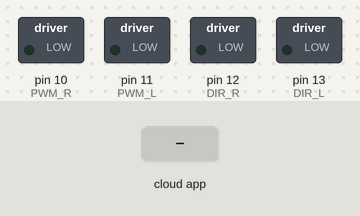
Bench run of a sketch on a simulated Arduino Uno, built with avr-gcc and run on an emulated ATmega328P. Parts: switched loads named in the sketch (green lamp = pin HIGH). The inputs (shaded band) are chosen by the test bench. The ROS host is connected and sends only what is stated.

Above: at 1.2 s.
1.3 s: the phone or cloud app sets linear.x to -100
At 2.5 s:
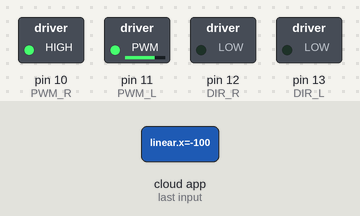
2.8 s: the phone or cloud app sets angular.z to -100
At 3.7 s:
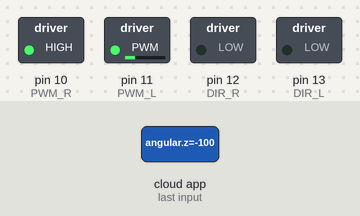
4.3 s: the phone or cloud app sets linear.x to 0
At 4.8 s:
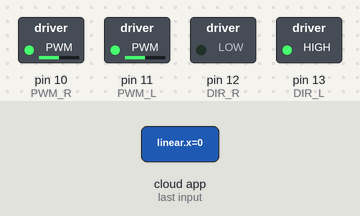
5.8 s: the phone or cloud app sets angular.z to 0
At 7.0 s:
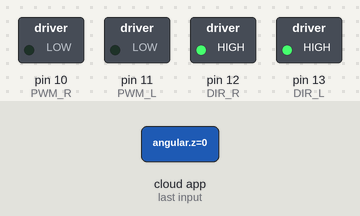
7.3 s: the phone or cloud app sets linear.x to 100
At 8.3 s:
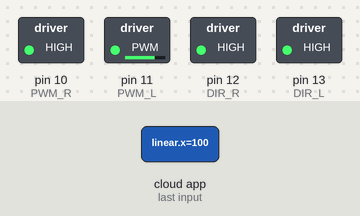
8.8 s: the phone or cloud app sets angular.z to 100
At 9.5 s:
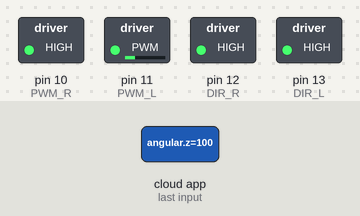
Timing chart, 0 to 11.3 s (numbered marks = the images above; inputs shaded):
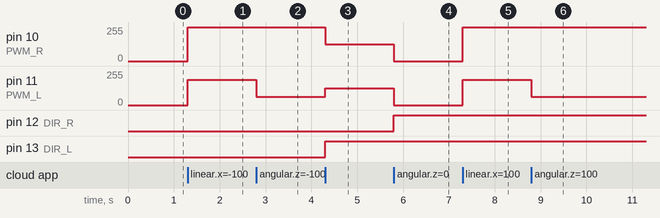

The sketch:

turtle_motors.ino
```cpp
/* -----------------------------------------------------------------------------
 * Example .ino file for arduino communication with ROS for the
 * L298N motor controller board
 * Command signals expected to be between -255 and +255 with motors stopping at 0
 *----------------------------------------------------------------------------*/

#include <ros.h>
#include <geometry_msgs/Twist.h>

//#define ENA 5
//#define ENB 11
//#define IN1 6
//#define IN2 7
//#define IN3 8
//#define IN4 9

#define PWM_R 10
#define DIR_R 12
#define PWM_L 11
#define DIR_L 13

float L = 0.18; //distance between wheels

ros::NodeHandle  nh;

void cmdVelCB( const geometry_msgs::Twist& twist)
{
  int gain_L = 700;
  int gain_R = 700;
  float left_wheel_data = gain_L*(twist.linear.x - twist.angular.z*L);
  float right_wheel_data = gain_R*(twist.linear.x + twist.angular.z*L);

  if (left_wheel_data >= 0)
  {
    analogWrite(PWM_L, abs(left_wheel_data));
    digitalWrite(DIR_L, HIGH);

  }
  else
  {
    analogWrite(PWM_L, abs(left_wheel_data));
    digitalWrite(DIR_L, LOW);
  }
  if (right_wheel_data >= 0)
  {
    analogWrite(PWM_R, abs(right_wheel_data));
    digitalWrite(DIR_R, HIGH);


  }
  else
  {
    analogWrite(PWM_R, abs(right_wheel_data));
    digitalWrite(DIR_R, LOW);
  }
}

ros::Subscriber<geometry_msgs::Twist> subCmdVel("/cmd_vel", cmdVelCB);

void setup()
{
pinMode(DIR_R, OUTPUT);
pinMode(DIR_L, OUTPUT);

  nh.initNode();
  nh.subscribe(subCmdVel);

 }

 void loop()
 {
  nh.spinOnce();
 }
```

Measured:
- after the input at 1.3 s, pin 10 (PWM_R): 0/255 → 255/255 at once; pin 11 (PWM_L): 0/255 → 188/255 at once
- after the input at 2.8 s, pin 11 (PWM_L): 188/255 → 62/255 at once
- after the input at 4.3 s, pin 10 (PWM_R): 255/255 → 126/255 at once; pin 11 (PWM_L): 62/255 → 126/255 at once; pin 13 (DIR_L): LOW → HIGH at once
- after the input at 5.8 s, pin 10 (PWM_R), pin 11 (PWM_L): 126/255 → 0/255 at once; pin 12 (DIR_R): LOW → HIGH at once
- after the input at 7.3 s, pin 10 (PWM_R): 0/255 → 255/255 at once; pin 11 (PWM_L): 0/255 → 188/255 at once
- after the input at 8.8 s, pin 11 (PWM_L): 188/255 → 62/255 at once
